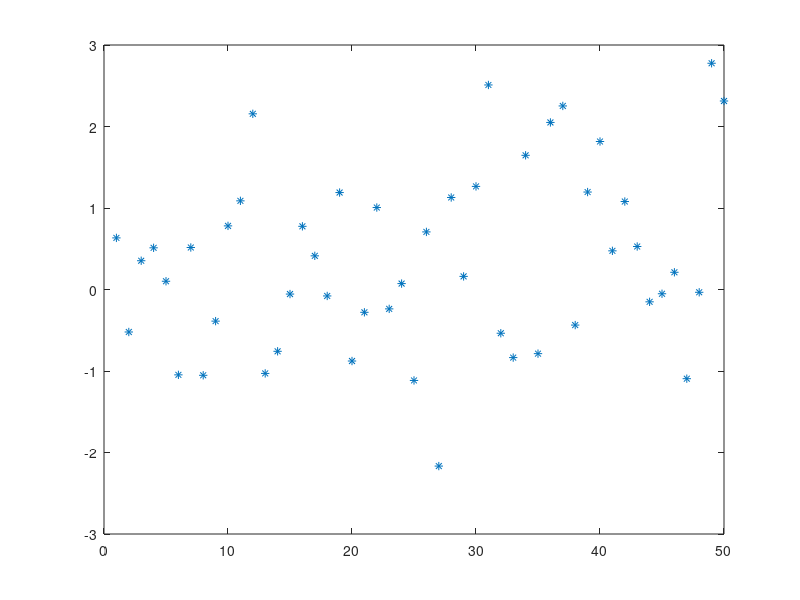

Recreate this plot in MATLAB.
N = 50; % echantillons
n=1:N;

% simulation de L ~ Bernoulli(p)

p=0.5; % parametrer bernoulli
L = rand(1,N); %tirage selon une loi uniforme
L = (L>p) + 1; %transformation selon loi bernoulli

% Gaussienne 1 parametres m1,r1
m1 = 1;
r1 = 2;
x1 = randn(1,N);
x1 = sqrt(r1)*x1 + m1;

% Gaussienne 2 parametres m2,r2
x2 = randn(1,N);
%x2 = sqrt(r2)*x2 + m2;

% Simulation de X/L 
x = (L-1).*x2 + (2-L).*x1;

figure(1)
plot(n,x,'*');













